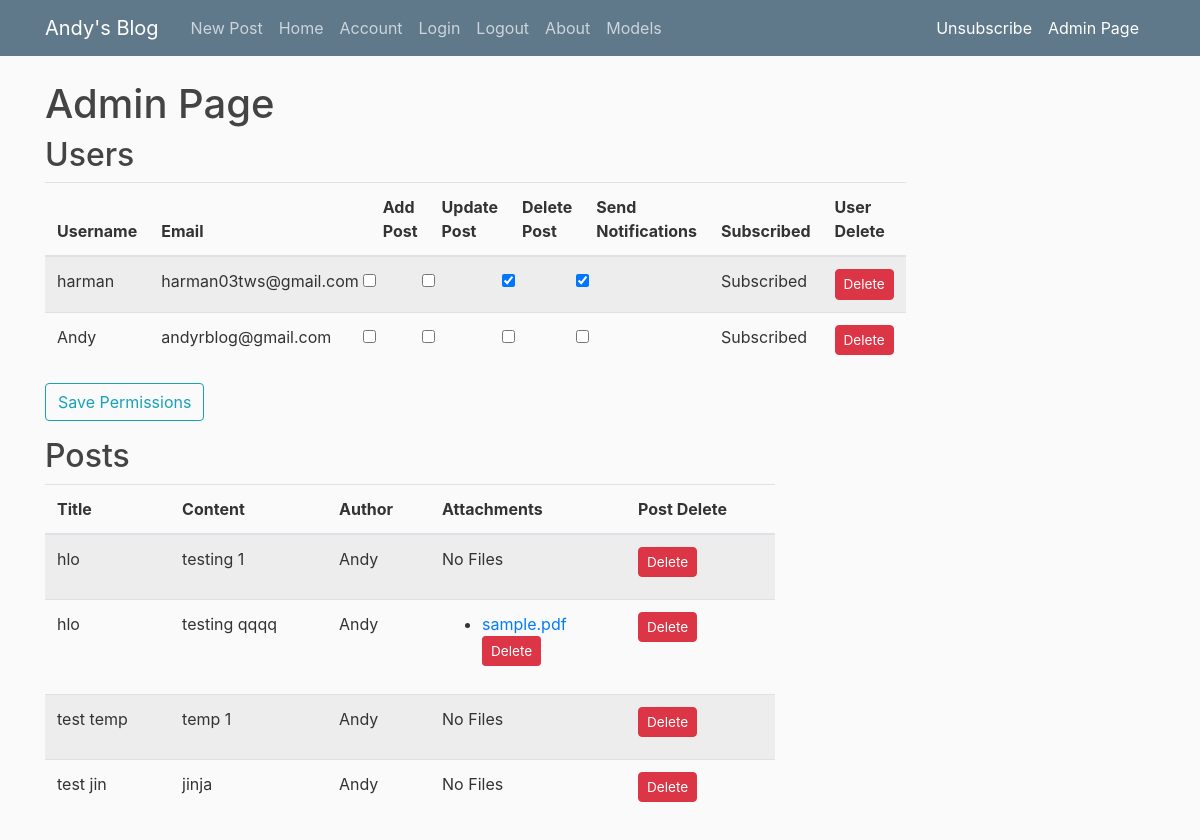
Before: /admin_page (signed in) with the older database file.
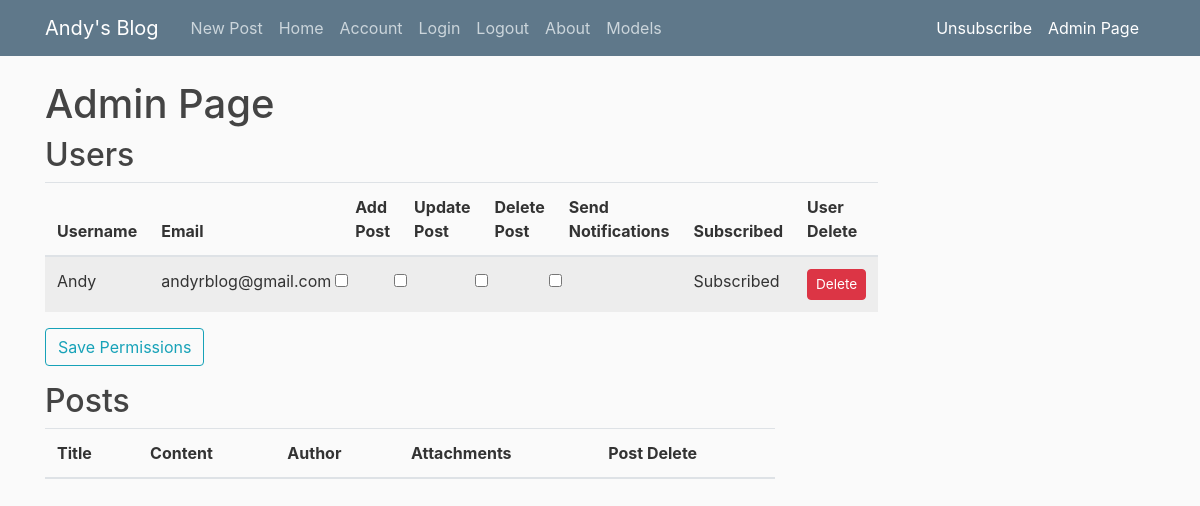
After: the same page with the newer database file.
### flaskblog/models.py (models this page shows, shortened)
class User(db.Model, UserMixin):
    id = db.Column(db.Integer, primary_key=True)
    username = db.Column(db.String(20), unique=True, nullable=False)
    email = db.Column(db.String(120), unique=True, nullable=False)
    image_file = db.Column(db.String(20), nullable=False, default='default.jpg')
    password = db.Column(db.String(60), nullable=False)
    posts = db.relationship('Post', backref='author', lazy=True)
    is_admin = db.Column(db.Boolean, default=False)
    can_add_post = db.Column(db.Boolean, default=False)
    can_update_post = db.Column(db.Boolean, default=False)
    can_delete_post = db.Column(db.Boolean, default=False)
    send_notifications = db.Column(db.Boolean, default=False)
    is_subscribed = db.Column(db.Boolean, default=True)

class Post(db.Model):
    id = db.Column(db.Integer, primary_key=True)
    title = db.Column(db.String(100), nullable=False)
    date_posted = db.Column(db.DateTime, nullable=False, default=datetime.utcnow)
    content = db.Column(db.Text, nullable=False)
    user_id = db.Column(db.Integer, db.ForeignKey('user.id'), nullable=False)
    image_filename = db.Column(db.String(255))  # Store the filename of the uploaded image
    pdf_filename = db.Column(db.String(255))
    excel_filename = db.Column(db.String(255))   # Store the filename of the uploaded PDF
    files_filename = db.Column(db.String(255))
    files = db.relationship('File', secondary='post_file_association', back_populates='posts')

class File(db.Model):
    id = db.Column(db.Integer, primary_key=True)
    filename = db.Column(db.String(255), nullable=False)
    posts = db.relationship('Post', secondary='post_file_association', back_populates='files')

### flaskblog/admin/routes.py (the view, shortened to what this page needs)
@admin.route("/admin_page", methods=['GET', 'POST'])
@admin_required
def admin_page():
    users = User.query.all()
    form = UserPermissionsForm()  # No need to pass user_ids anymore
    posts = Post.query.all()
    return render_template('admin_page.html', users=users, posts=posts, form=form)

### flaskblog/admin/forms.py
class UserPermissionsForm(FlaskForm):
    submit = SubmitField("Save Permissions")

### flaskblog/admin/routes.py (called while the page is built)
def admin_required(f):
    @wraps(f)
    def decorated_function(*args, **kwargs):
        if current_user.is_authenticated and current_user.is_admin:
            return f(*args, **kwargs)
        else:
            abort(403)  # Access denied
    return decorated_function

### flaskblog/models.py (called while the page is built)
@login_manager.user_loader
def load_user(user_id):
    return User.query.get(int(user_id))

### flaskblog/templates/admin_page.html (shortened to what this page needs)
{% extends "layout.html" %}
{% block content %}
    <h1>Admin Page</h1>
    <h2>Users</h2>
    <form method="POST" action="">
        <table class="table table-striped">
            <thead>
                <tr>
                    <th>Username</th>
                    <th>Email</th>
                    <th>Add Post</th>
                    <th>Update Post</th>
                    <th>Delete Post</th>
                    <th>Send Notifications</th>
                    <th>Subscribed</th>
                    <th>User Delete</th>
                </tr>
            </thead>
            <tbody>
                {% for user in users %}
                    <tr>
                        <td>{{ user.username }}</td>
                        <td>{{ user.email }}</td>
                        <td><input type="checkbox" name="can_add_post_{{ user.id }}" class="form-check-input" {% if user.can_add_post %}checked{% endif %}></td>
                        <td><input type="checkbox" name="can_update_post_{{ user.id }}" class="form-check-input" {% if user.can_update_post %}checked{% endif %}></td>
                        <td><input type="checkbox" name="can_delete_post_{{ user.id }}" class="form-check-input" {% if user.can_delete_post %}checked{% endif %}></td>
                        <td><input type="checkbox" name="send_notifications_{{ user.id }}" class="form-check-input" {% if user.send_notifications %}checked{% endif %}></td>
                        <td>
                            {% if user.is_subscribed %}
                            Subscribed
                                {% else %}
                                    Not Subscribed
                                {% endif %}
                            </td>
                        <td>
                            {% if current_user.is_admin %}
                                <form method="POST" action="{{ url_for('users.delete_user', user_id=user.id) }}">
                                    <button type="button" class="btn btn-danger" style="padding: 0.25rem 0.5rem; font-size: 0.85rem; margin-top: 0" data-toggle="modal" data-target="#deleteModal{{ user.id }}">Delete</button>
                                </form>
                            {% else %}
                                <p>You do not have permission to delete users.</p>
                            {% endif %}
                        </td>
                    </tr>
                {% endfor %}
            </tbody>
        </table>
        <div class="form-group">
            {{ form.submit(class="btn btn-outline-info") }}
        </div>
    </form>
    <h2>Posts</h2>
    <table class="table table-striped">
        <thead>
            <tr>
                <th>Title</th>
                <th>Content</th>
                <th>Author</th>
                <th>Attachments</th>
                <th>Post Delete</th>
            </tr>
        </thead>
        <tbody>
            {% for post in posts %}
                <tr>
                    <td>{{ post.title }}</td>
                    <td>{{ post.content | safe }}</td>
                    <td>{{ post.author.username }}</td>
                    <td>
                        {% if post.files %}
                            <ul>
                                {% for file in post.files %}
                                    <li>
                                        <a href="{{ url_for('static', filename='uploads/' + file.filename) }}" target="_blank">{{ file.filename }}</a>
                                        {% if current_user.is_admin %}
                                            <form method="POST" action="{{ url_for('posts.delete_file', post_id=post.id, file_id=file.id) }}">
                                                <button type="submit" class="btn btn-danger btn-sm" style="padding: 0.25rem 0.5rem; font-size: 0.85rem;">Delete</button>
                                            </form>
                                        {% endif %}
                                    </li>
                                {% endfor %}
                            </ul>
                        {% else %}
                            No Files
                        {% endif %}
                    </td>
                    <td>
                        <form method="POST" action="{{ url_for('posts.delete_post', post_id=post.id) }}">
                            <button type="button" class="btn btn-danger" style="padding: 0.25rem 0.5rem; font-size: 0.85rem; margin-top: 0" data-toggle="modal" data-target="#deleteModal{{ post.id }}">Delete</button>
                        </form>
                    </td>
                </tr>
            {% endfor %}
        </tbody>
    </table>
{% endblock content %}

### flaskblog/templates/layout.html (shortened to what this page needs)
<!DOCTYPE html>
<html>
<head>
    <link rel="stylesheet" href="https://maxcdn.bootstrapcdn.com/bootstrap/4.0.0/css/bootstrap.min.css">
    <link rel="stylesheet" type="text/css" href="{{ url_for('static', filename='main.css') }}">
</head>
<body>
    <header class="site-header">
      <nav class="navbar navbar-expand-md navbar-dark bg-steel fixed-top">
        <div class="container">
          <a class="navbar-brand mr-4" href="/">Andy's Blog</a>
          <div class="collapse navbar-collapse" id="navbarToggle">
          {% if current_user.is_authenticated %}
            <div class="navbar-nav mr-auto">
              <a class="nav-item nav-link" href="{{ url_for('posts.new_post') }}">New Post</a>
              <a class="nav-item nav-link" href="{{ url_for('main.home') }}">Home</a>
              <a class="nav-item nav-link" href="{{ url_for('users.account') }}">Account</a>
              <a class="nav-item nav-link" href="{{ url_for('users.login') }}">Login</a>
              <a class="nav-item nav-link" href="{{ url_for('users.logout') }}">Logout</a>
              <a class="nav-item nav-link" href="{{ url_for('main.about') }}">About</a>
              <a class="nav-item nav-link" href="{{ url_for('main.models') }}">Models</a>
            </div>
            <div class="navbar-nav" id="navbarToggle">
              <form method="POST" action="{{ url_for('users.toggle_subscription') }}">
              {% if current_user.is_subscribed %}
                 <button type="submit" class="nav-item nav-link btn btn-success" name="unsubscribe" onclick="showSubscriptionAlert('You are now unsubscribed!')" style="color: white; background-color: transparent; border: none; padding: 0;">Unsubscribe</button>
              {% else %}
                <button type="submit" class="nav-item nav-link btn btn-success" name="subscribe" onclick="showSubscriptionAlert('You are now subscribed!')" style="color: white; background-color: transparent; border: none; padding: 0;">Subscribe</button>
              {% endif %}
              </form>
               </div>
              {% endif %}
              {% if current_user.is_admin %}
                      <a class="nav-item nav-link " href="{{ url_for('admin.admin_page') }}"  style="color: white;" >Admin Page</a>
              {% else %}<!--
                    <a class="nav-item nav-link" href="{{ url_for('users.login') }}">Login</a>-->
                    <a class="nav-item nav-link" href="{{ url_for('users.register') }}" style="color: white;">Register</a>
              {% endif %}
            </div>
          </div>
      </nav>
    </header>
    <main role="main" class="container">
      <div class="row">
        <div class="col-md-8">
          {% block content %}{% endblock %}
        </div>
        </div>
    </main>
</body>
</html>

### flaskblog/static/main.css (style rules this page uses)
body { background: #fafafa; color: #333333; margin-top: 5rem; }
h1, h2, h3, h4, h5, h6 { color: #444444; }
.bg-steel { background-color: #5f788a; }
.site-header .navbar-nav .nav-link { color: #cbd5db; }

Changed rows visible on the page:
removed User: username "harman", email "harman03tws@gmail.com", can_delete_post "☑", send_notifications "☑", is_subscribed "Subscribed"
removed Post: title "hlo", content "testing 1", author.username "Andy", shows "No Files"
removed Post: title "hlo", content "testing qqqq", author.username "Andy"
removed File: filename "sample.pdf"
removed Post: title "test temp", content "temp 1", author.username "Andy", shows "No Files"
removed Post: title "test jin", content "jinja", author.username "Andy", shows "No Files"
